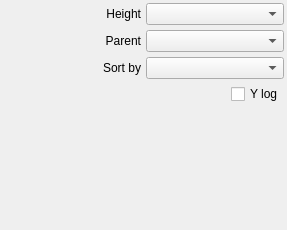
<?xml version="1.0" encoding="UTF-8"?>
<ui version="4.0">
 <class>DendroWidgetPanel</class>
 <widget class="QWidget" name="DendroWidgetPanel">
  <property name="geometry">
   <rect>
    <x>0</x>
    <y>0</y>
    <width>287</width>
    <height>230</height>
   </rect>
  </property>
  <property name="windowTitle">
   <string>Form</string>
  </property>
  <layout class="QHBoxLayout" name="horizontalLayout_5">
   <property name="margin">
    <number>3</number>
   </property>
   <item>
    <layout class="QVBoxLayout" name="verticalLayout">
     <property name="spacing">
      <number>5</number>
     </property>
     <item>
      <layout class="QHBoxLayout" name="horizontalLayout">
       <item>
        <widget class="QLabel" name="label">
         <property name="text">
          <string>Height</string>
         </property>
         <property name="alignment">
          <set>Qt::AlignRight|Qt::AlignTrailing|Qt::AlignVCenter</set>
         </property>
        </widget>
       </item>
       <item>
        <widget class="QComboBox" name="heightCombo"/>
       </item>
      </layout>
     </item>
     <item>
      <layout class="QHBoxLayout" name="horizontalLayout_2">
       <item>
        <widget class="QLabel" name="label_2">
         <property name="text">
          <string>Parent</string>
         </property>
         <property name="alignment">
          <set>Qt::AlignRight|Qt::AlignTrailing|Qt::AlignVCenter</set>
         </property>
        </widget>
       </item>
       <item>
        <widget class="QComboBox" name="parentCombo"/>
       </item>
      </layout>
     </item>
     <item>
      <layout class="QHBoxLayout" name="horizontalLayout_3">
       <item>
        <widget class="QLabel" name="label_3">
         <property name="text">
          <string>Sort by</string>
         </property>
         <property name="alignment">
          <set>Qt::AlignRight|Qt::AlignTrailing|Qt::AlignVCenter</set>
         </property>
        </widget>
       </item>
       <item>
        <widget class="QComboBox" name="orderCombo"/>
       </item>
      </layout>
     </item>
     <item>
      <layout class="QHBoxLayout" name="horizontalLayout_4">
       <item>
        <spacer name="horizontalSpacer">
         <property name="orientation">
          <enum>Qt::Horizontal</enum>
         </property>
         <property name="sizeHint" stdset="0">
          <size>
           <width>40</width>
           <height>20</height>
          </size>
         </property>
        </spacer>
       </item>
       <item>
        <widget class="QCheckBox" name="ylog">
         <property name="text">
          <string>Y log</string>
         </property>
        </widget>
       </item>
      </layout>
     </item>
     <item>
      <spacer name="verticalSpacer">
       <property name="orientation">
        <enum>Qt::Vertical</enum>
       </property>
       <property name="sizeHint" stdset="0">
        <size>
         <width>17</width>
         <height>17</height>
        </size>
       </property>
      </spacer>
     </item>
    </layout>
   </item>
  </layout>
 </widget>
 <resources/>
 <connections/>
</ui>
